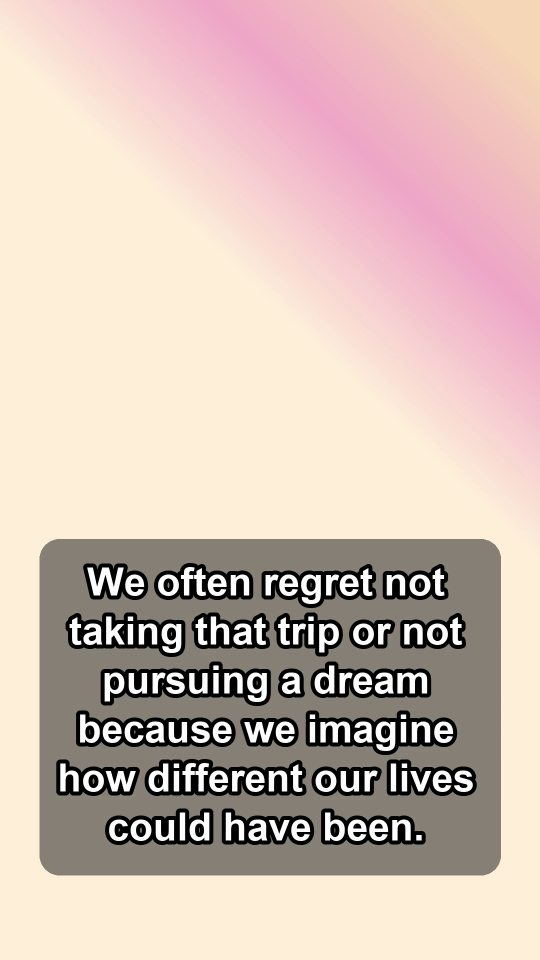
#> input picture tmp_female_frame.png, 1080 x 1920 px (shown at 1/2 size); its folder holds only this picture in this run
$ python -i pipeline_service.py   (imports and definitions only)
#> lines starting #> are read from the running program, lines starting #| are printed output that depends on the picture
#!/usr/bin/env python3
import argparse
import json
import mimetypes
import random
import re
import subprocess
import sys
import tempfile
import time
from datetime import datetime, timezone
from http.server import BaseHTTPRequestHandler, ThreadingHTTPServer
from pathlib import Path
from typing import Any
from urllib.parse import urlparse

from PIL import Image, ImageDraw, ImageFont

from card_renderer import render_from_manifest
from manifest_builder import script_to_manifest


CONTENT_ROOT = Path("/Users/bigmac/.openclaw/workspace/content_factory")
CONTAINER_ROOT = Path("/files")
WORKSPACE_ROOT = Path(__file__).resolve().parent
DEFAULT_HOST = "0.0.0.0"
DEFAULT_PORT = 8010
VIDEO_SIZE = (1080, 1920)
VIDEO_FPS = 30
SUBTITLE_FONT_SIZE = 80
SENTENCE_END_RE = re.compile(r"""[.!?]["')\]]*$""")
SUBTITLE_LABEL_RE = re.compile(r"^\s*(hook|script)\s*:\s*", re.IGNORECASE)
SCRIPT_LABEL_RE = re.compile(r"^\s*(hook|topic|script)\s*:\s*(.*)$", re.IGNORECASE)

VOICE_MAP = {
    "female": {
        "voice": "en-US-JennyNeural",
        "image_dir": "female_host",
        "bg_color": "0xF2C6D2",
        "gradient_colors": ("0xF6D7B8", "0xEFA6C8", "0xFFF1DB"),
        "gradient_type": "linear",
        "gradient_speed": 0.012,
    },
    "male": {
        "voice": "en-US-GuyNeural",
        "image_dir": "male_host",
        "bg_color": "0xB7D0F5",
        "gradient_colors": ("0xA7C6F2", "0xD9E8F5", "0x7FA7D8"),
        "gradient_type": "radial",
        "gradient_speed": 0.008,
    },
    "psych": {
        "voice": "en-US-AriaNeural",
        "image_dir": "psych_host",
        "bg_color": "0xC9DDB5",
        "gradient_colors": ("0x101827", "0x273349", "0x05070C"),
        "gradient_type": "circular",
        "gradient_speed": 0.006,
    },
}

PLATFORMS = ("tiktok", "youtube_shorts", "instagram_reels")
IMAGE_EXTENSIONS = {".jpg", ".jpeg", ".png", ".webp"}
VIDEO_EXTENSIONS = {".mp4", ".mov", ".m4v", ".webm"}
UPLOAD_SCRIPT_MAP = {
    "youtube_shorts": WORKSPACE_ROOT / "pipeline" / "upload_youtube.sh",
    "tiktok": WORKSPACE_ROOT / "pipeline" / "upload_tiktok.sh",
    "instagram_reels": WORKSPACE_ROOT / "pipeline" / "upload_instagram.sh",
}
PLATFORM_CREDENTIALS = {
    "youtube_shorts": Path("~/.openclaw/credentials/youtube_client_secret.json").expanduser(),
    "tiktok": Path("~/.openclaw/credentials/tiktok_credentials.json").expanduser(),
    "instagram_reels": Path("~/.openclaw/credentials/instagram_credentials.json").expanduser(),
}
FILTER_SUPPORT_CACHE: str | None = None


def utc_now() -> str:
    return datetime.now(timezone.utc).isoformat()


def ensure_directory(path: Path) -> None:
    path.mkdir(parents=True, exist_ok=True)


def ensure_content_tree() -> None:
    for relative in (
        "audio",
        "subs",
        "videos",
        "topics",
        "reports",
        "manifests",
        "cards",
        "templates",
        "publish_queue",
        "queue/pending",
        "queue/rendering",
        "queue/ready_to_upload",
        "queue/failed",
        "queue/uploaded",
        "logs/generation",
        "logs/render",
        "logs/upload",
    ):
        ensure_directory(CONTENT_ROOT / relative)
    ensure_psych_templates()


# [9 lines left out: function to_host_path, not called in this run]


def to_container_path(host_path: Path) -> str:
    return str(CONTAINER_ROOT / host_path.relative_to(CONTENT_ROOT))


def write_json(path: Path, payload: dict[str, Any]) -> None:
    ensure_directory(path.parent)
    path.write_text(json.dumps(payload, ensure_ascii=False, indent=2) + "\n", encoding="utf-8")


# [81 lines left out: functions append_jsonl, build_base_name, load_queue_manifest, update_queue_manifest, log_failure, not called in this run]


def run_command(command: list[str]) -> subprocess.CompletedProcess[str]:
    return subprocess.run(command, check=True, capture_output=True, text=True)


# [11 lines left out: function run_with_retries, not called in this run]


def ensure_psych_templates() -> None:
    templates = {
        "psych_hook_v1.json": {"asset_type": "keyword_card", "layout": "centered_title", "accent": "rose"},
        "psych_concept_v1.json": {"asset_type": "concept_card", "layout": "headline_plus_body", "accent": "blue"},
        "psych_chat_v1.json": {"asset_type": "chat_ui", "layout": "phone_bubble", "accent": "violet"},
        "psych_explanation_v1.json": {"asset_type": "explanation_card", "layout": "headline_plus_body", "accent": "emerald"},
        "psych_reframe_v1.json": {"asset_type": "reframe_card", "layout": "headline_plus_body", "accent": "pink"},
        "psych_cta_v1.json": {"asset_type": "cta_card", "layout": "cta_focus", "accent": "amber"},
    }
    for filename, payload in templates.items():
        target = CONTENT_ROOT / "templates" / filename
        if not target.exists():
            write_json(target, payload)


def load_psych_card_script(data: dict[str, Any]) -> dict[str, Any] | None:
    payload = data.get("psych_script_card")
    if isinstance(payload, dict) and payload.get("format") == "psych_card" and isinstance(payload.get("cards"), list):
        return payload

    for key in ("script_card_file", "script_file"):
        candidate = to_host_path(str(data.get(key))) if data.get(key) else None
        if not candidate or not candidate.exists():
            continue
        try:
            loaded = json.loads(candidate.read_text(encoding="utf-8"))
        except json.JSONDecodeError:
            continue
        if loaded.get("format") == "psych_card" and isinstance(loaded.get("cards"), list):
            return loaded
    return None


def psych_card_spoken_script(payload: dict[str, Any]) -> str:
    parts = [str(card.get("voiceover", "")).strip() for card in payload.get("cards", [])]
    return "\n\n".join(part for part in parts if part)


def psych_card_defaults(data: dict[str, Any]) -> dict[str, Any]:
    payload = load_psych_card_script(data)
    if not payload:
        return dict(data)
    variant = str(payload.get("variant", data.get("variant", "psych")))
    defaults = {
        "date": payload.get("date"),
        "slug": payload.get("slug"),
        "variant": variant,
        "format": payload.get("format", "psych_card"),
        "topic": payload.get("title"),
        "hook": payload.get("hook_text"),
        "script": psych_card_spoken_script(payload),
        "voice": data.get("voice") or VOICE_MAP.get(variant, VOICE_MAP["psych"])["voice"],
        "hashtags": payload.get("hashtags", []),
    }
    merged = dict(defaults)
    merged.update(data)
    if "script" not in data or not str(data.get("script", "")).strip():
        merged["script"] = defaults["script"]
    return merged


# [195 lines left out: functions probe_duration, ffmpeg_supports_filter, choose_background_asset, parse_timestamp, parse_srt, find_font_path and 8 more, not called in this run]


def escape_ass_text(text: str) -> str:
    return text.replace("\\", r"\\").replace("{", r"\{").replace("}", r"\}").replace("\n", r"\N")


def subtitle_font(size: int = SUBTITLE_FONT_SIZE) -> ImageFont.FreeTypeFont:
    return ImageFont.truetype(str(find_subtitle_font_path()), size)


# [274 lines left out: functions build_ass_subtitles, render_subtitle_frame, build_background_input, build_overlay_timeline, render_video_with_ass, render_video_from_srt and 1 more, not called in this run]


def build_caption(data: dict[str, Any]) -> str:
    return f"{data['hook']} {first_script_line(data['script'])}".strip()


# [87 lines left out: functions make_success, make_failure, handle_tts, not called in this run]


def handle_render(data: dict[str, Any]) -> dict[str, Any]:
    ensure_content_tree()
    data = psych_card_defaults(data)
    base_name = build_base_name(data)
    audio_host = to_host_path(data.get("audio_file"))
    srt_host = to_host_path(data.get("srt_file"))
    if not audio_host or not audio_host.exists():
        return make_failure("render", data, "Audio file is missing before render stage")
    if not srt_host or not srt_host.exists():
        return make_failure("render", data, "Subtitle file is missing before render stage")

    video_host = CONTENT_ROOT / "videos" / f"{base_name}.mp4"
    duration = float(data.get("duration_seconds") or probe_duration(audio_host))
    ass_host = CONTENT_ROOT / "subs" / f"{base_name}.ass"
    style = VOICE_MAP.get(str(data.get("variant")), VOICE_MAP["psych"])
    background_asset, background_type = choose_background_asset(str(data.get("variant")))
    psych_payload = load_psych_card_script(data)

    # [115 lines left out: functions render_psych_card, execute, not called in this run]

    try:
        return run_with_retries("render", 2, data, execute)
    except Exception as exc:  # pragma: no cover - runtime path
        return make_failure("render", data, exc)


# [55 lines left out: function handle_enqueue_upload, not called in this run]


def load_json(path: Path) -> dict[str, Any]:
    return json.loads(path.read_text(encoding="utf-8"))


# [89 lines left out: functions run_upload_script, handle_platform_upload, not called in this run]


class PipelineHandler(BaseHTTPRequestHandler):
    server_version = "SNSAutoPipeline/2.0"

    # [14 lines left out: functions _write_json, _read_body, not called in this run]

    def log_message(self, fmt: str, *args: Any) -> None:
        sys.stdout.write("%s - - [%s] %s\n" % (self.client_address[0], self.log_date_time_string(), fmt % args))

    # [64 lines left out: functions do_GET, do_POST, serve, main, not called in this run]


# [2 lines not run here, left out]

>>> import cv2
>>> picture = cv2.imread('tmp_female_frame.png', cv2.IMREAD_GRAYSCALE)
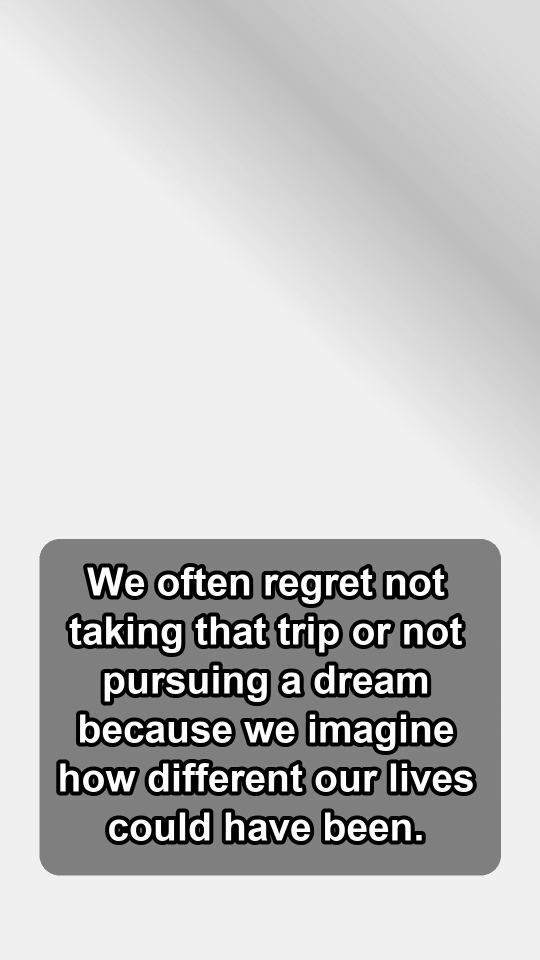
#> picture: shape (1920, 1080) (shown at 1/2 size); min 0, max 255, mean 194.2
>>> result = handle_render(picture)
#> (the run stopped early here; a loop or call above may not have finished)
